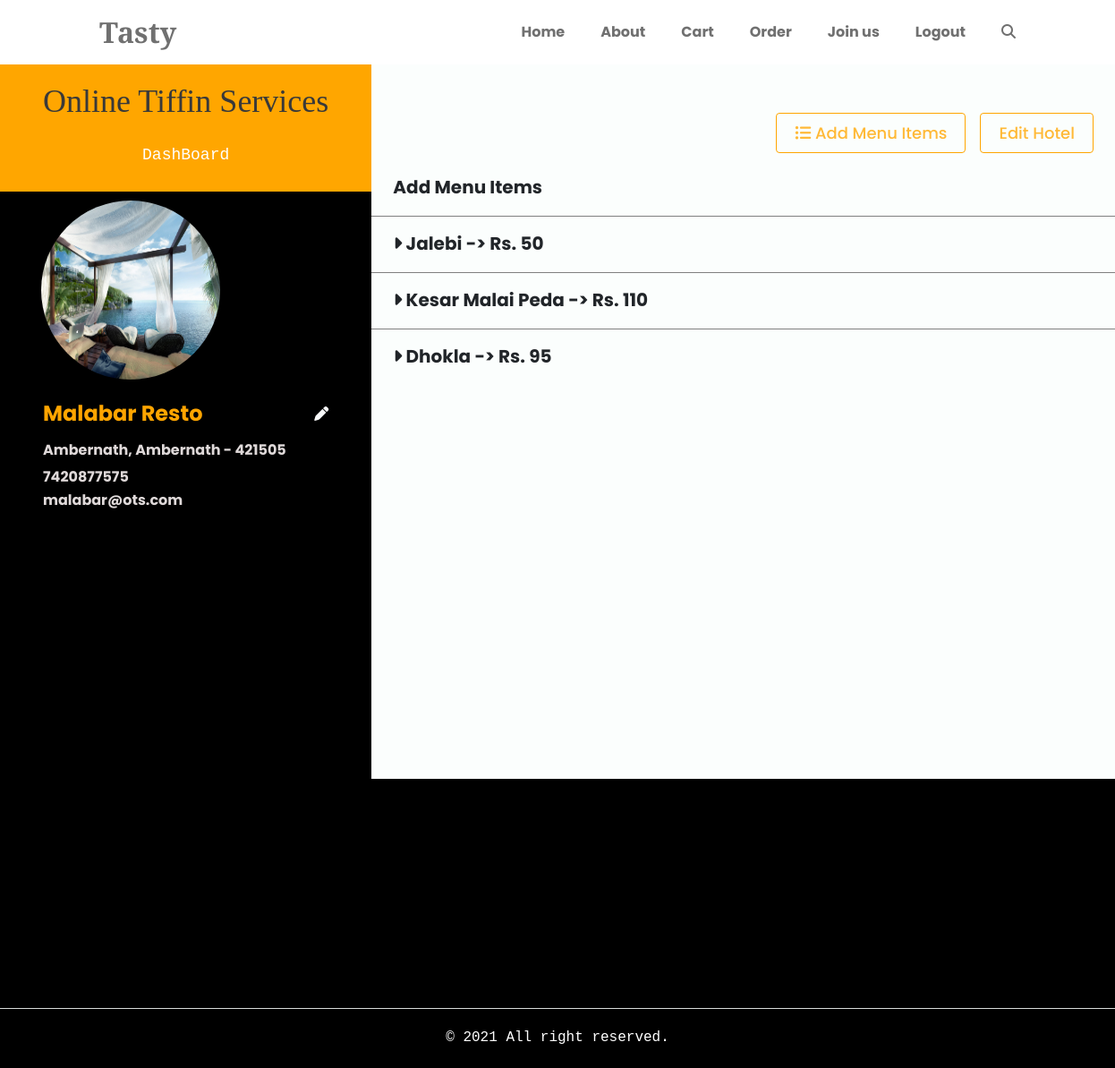
Before: /hotel/4/ (signed in) with the older database file.
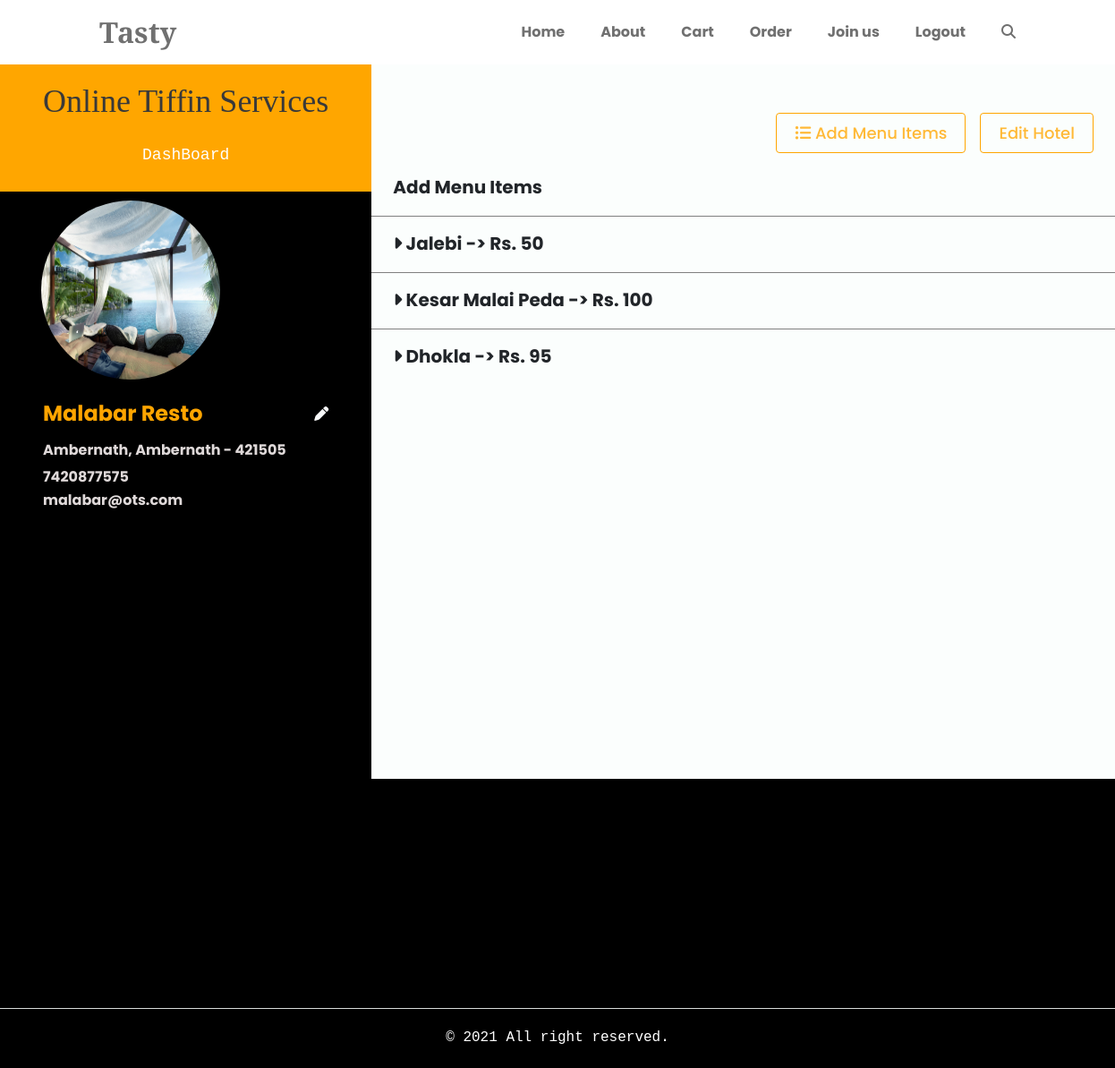
After: the same page with the newer database file.
### hotel_register/models.py (models this page shows, shortened)
class Menu(models.Model):
    hotel = models.ForeignKey(Hotel, models.CASCADE)
    name = models.CharField(max_length=100)
    price = models.IntegerField()
    description = models.CharField(max_length=1000)
    image = models.ImageField(upload_to="menu")
    food_type = models.CharField(max_length=20, choices=MENU_CHOICE)
    calories = models.DecimalField(default=0, blank=False, null=False, max_digits=8, decimal_places=2)
    protein = models.DecimalField(default=0, blank=False, null=False, max_digits=8, decimal_places=2)
    fats = models.DecimalField(default=0, blank=False, null=False, max_digits=8, decimal_places=2)
    sugar = models.DecimalField(default=0, blank=False, null=False, max_digits=8, decimal_places=2)

### hotel_register/views.py (the view)
# urls.py: path('<int:hotel_id>/', views.hotel_details, name="hotel_details"),
def hotel_details(request, hotel_id):
    hotel_form = Hotel_Form.objects.get(customer=request.user)
    hotel = Hotel.objects.get(id=hotel_id)
    if hotel.registation_form.customer == request.user:
        menu_items = Menu.objects.filter(hotel=hotel)
        return render(request, 'hotel_register/hotel_details.html', {"hotel":hotel,"menu_items": menu_items})
    else:
        messages.error(request, "You are not owner of this hotel")
        return redirect('home')

### hotel_register/templates/hotel_register/hotel_details.html (shortened to what this page needs)
{% extends "food/base.html" %}
{% load static %}
{% block style %}
    <link rel="stylesheet" href="{% static 'css/hotel_details.css' %}">
{% endblock style %}
{% block content %}
<div class="container-fluid hotel-dashboard">
    <div class="row h_100">
        <div class="col-12 col-md-4 bg_black left">
            <div class="bg_orange">
                <center>
                    <h1 class="section-title service-content section-color heading">Online Tiffin Services
                    </h1>
                    <a href="{% url 'dashboard' %}" class="contact__description service-content">DashBoard</a>
                </center>
            </div>
            <div class="px-lg-4">
                <img src="{{hotel.image.url}}" class="food">
            </div>
            <div class="px-5">
                <div class="d-flex align-items-center justify-content-between mt-4 mb-3">
                    <h4 class="fw-bold text_orange my-0 course_heading">{{hotel.name}}</h4>
                    <a href="{% url 'update_hotel' hotel.id %}"><i class="fas fa-pen text-light"></i></a>
                </div>
                <h6 class="fw-bold bg_white">{{hotel.address}}, {{hotel.city}} - {{hotel.pincode}}</h6>
                <p class="fw-bold bg_white">{{hotel.hotel_number}}</p>
                <p class="fw-bold mb-4 bg_white">{{hotel.hotel_email}}</p>
            </div>
        </div>
        <div class="col-12 col-md-8 py-5 px-0">
            <div>
                <div class="d-grid gap-2 d-md-flex justify-content-md-end px-4 py-2">
                    <a href="{% url 'add_menu' hotel.id %}" class="button btn btn-dark me-md-2"><i class="fas fa-list-ul"></i> Add Menu Items</a>
                    <a href="{% url 'update_hotel' hotel.id %}" class="button btn btn-dark">Edit Hotel</a>
                </div>
            </div>
            <a href="{% url 'add_menu' hotel.id %}"
                class="d-flex text-dark video_list px-3 px-lg-4">
                <h5 class="fw-bold" style="margin-right: 20px;">Add Menu Items</h5>
            </a>
            {% for menu_item in menu_items %}
            <a href="{% url 'update_menu' menu_item.id %}"
            class="d-flex text-dark justify-content-between video_list px-3 px-lg-4">
                <h5 class="fw-bold" style="margin-right: 20px;">
                    <i class="fas fa-caret-right"></i>  {{menu_item.name}} -> Rs. {{menu_item.price}}
                </h5>
            </a>
            {% endfor %}
        </div>
    </div>
</div>
{% endblock content %}

Changed rows visible on the page:
changed Menu "Kesar Malai Peda": price "110" → "100"
